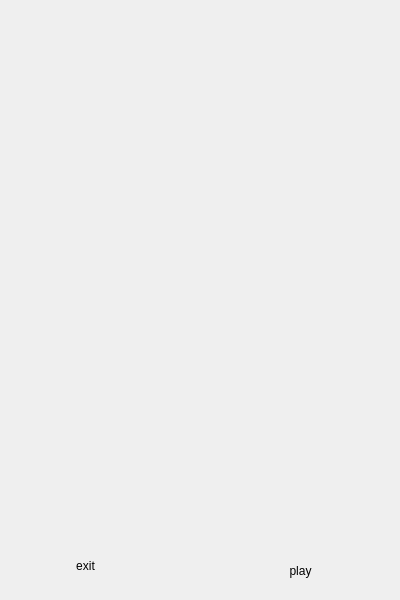
<?xml version="1.0" encoding="UTF-8"?>
<ui version="4.0">
 <class>Widget</class>
 <widget class="QWidget" name="Widget">
  <property name="geometry">
   <rect>
    <x>0</x>
    <y>0</y>
    <width>400</width>
    <height>600</height>
   </rect>
  </property>
  <property name="sizePolicy">
   <sizepolicy hsizetype="Preferred" vsizetype="Preferred">
    <horstretch>40</horstretch>
    <verstretch>60</verstretch>
   </sizepolicy>
  </property>
  <property name="minimumSize">
   <size>
    <width>400</width>
    <height>600</height>
   </size>
  </property>
  <property name="maximumSize">
   <size>
    <width>400</width>
    <height>600</height>
   </size>
  </property>
  <property name="windowTitle">
   <string>Widget</string>
  </property>
  <property name="windowIcon">
   <iconset>
    <normaloff>background.png</normaloff>background.png</iconset>
  </property>
  <widget class="QPushButton" name="btn">
   <property name="geometry">
    <rect>
     <x>40</x>
     <y>550</y>
     <width>91</width>
     <height>31</height>
    </rect>
   </property>
   <property name="text">
    <string>exit</string>
   </property>
   <property name="flat">
    <bool>true</bool>
   </property>
  </widget>
  <widget class="QPushButton" name="pushButton">
   <property name="geometry">
    <rect>
     <x>250</x>
     <y>550</y>
     <width>101</width>
     <height>41</height>
    </rect>
   </property>
   <property name="text">
    <string>play</string>
   </property>
   <property name="flat">
    <bool>true</bool>
   </property>
  </widget>
 </widget>
 <resources/>
 <connections/>
</ui>
